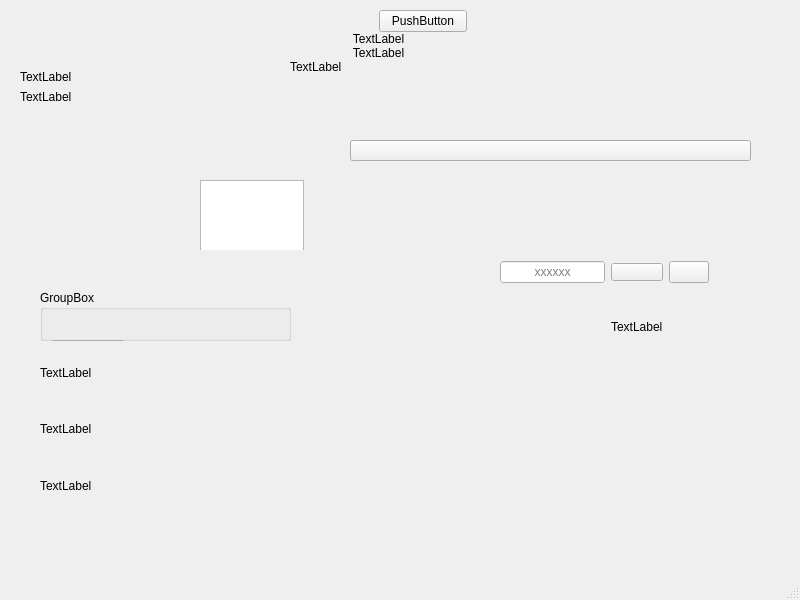
<?xml version="1.0" encoding="UTF-8"?>
<ui version="4.0">
 <class>MainWindow</class>
 <widget class="QMainWindow" name="MainWindow">
  <property name="geometry">
   <rect>
    <x>0</x>
    <y>0</y>
    <width>800</width>
    <height>600</height>
   </rect>
  </property>
  <property name="windowTitle">
   <string>MainWindow</string>
  </property>
  <property name="styleSheet">
   <string notr="true"/>
  </property>
  <widget class="QWidget" name="centralwidget">
   <property name="sizePolicy">
    <sizepolicy hsizetype="Fixed" vsizetype="Fixed">
     <horstretch>0</horstretch>
     <verstretch>0</verstretch>
    </sizepolicy>
   </property>
   <property name="styleSheet">
    <string notr="true"/>
   </property>
   <widget class="QWidget" name="formLayoutWidget">
    <property name="geometry">
     <rect>
      <x>290</x>
      <y>10</y>
      <width>177</width>
      <height>80</height>
     </rect>
    </property>
    <layout class="QFormLayout" name="formLayout">
     <property name="sizeConstraint">
      <enum>QLayout::SetMinAndMaxSize</enum>
     </property>
     <property name="fieldGrowthPolicy">
      <enum>QFormLayout::AllNonFixedFieldsGrow</enum>
     </property>
     <property name="rowWrapPolicy">
      <enum>QFormLayout::WrapAllRows</enum>
     </property>
     <property name="horizontalSpacing">
      <number>0</number>
     </property>
     <property name="verticalSpacing">
      <number>0</number>
     </property>
     <item row="0" column="1">
      <layout class="QHBoxLayout" name="horizontalLayout_2">
       <item>
        <widget class="QLabel" name="label_7">
         <property name="text">
          <string/>
         </property>
        </widget>
       </item>
       <item>
        <widget class="QPushButton" name="pushButton">
         <property name="text">
          <string>PushButton</string>
         </property>
        </widget>
       </item>
      </layout>
     </item>
     <item row="1" column="1">
      <widget class="QLabel" name="label_3">
       <property name="text">
        <string>TextLabel</string>
       </property>
       <property name="alignment">
        <set>Qt::AlignCenter</set>
       </property>
      </widget>
     </item>
     <item row="2" column="1">
      <widget class="QLabel" name="label_2">
       <property name="enabled">
        <bool>true</bool>
       </property>
       <property name="text">
        <string>TextLabel</string>
       </property>
       <property name="alignment">
        <set>Qt::AlignCenter</set>
       </property>
      </widget>
     </item>
     <item row="3" column="1">
      <widget class="QLabel" name="label">
       <property name="text">
        <string>TextLabel</string>
       </property>
      </widget>
     </item>
    </layout>
   </widget>
   <widget class="QWidget" name="widget" native="true">
    <property name="geometry">
     <rect>
      <x>270</x>
      <y>170</y>
      <width>120</width>
      <height>80</height>
     </rect>
    </property>
    <property name="styleSheet">
     <string notr="true"/>
    </property>
   </widget>
   <widget class="QWidget" name="verticalLayoutWidget">
    <property name="geometry">
     <rect>
      <x>40</x>
      <y>290</y>
      <width>251</width>
      <height>221</height>
     </rect>
    </property>
    <layout class="QVBoxLayout" name="verticalLayout">
     <item>
      <layout class="QVBoxLayout" name="verticalLayout_2">
       <item>
        <widget class="QGroupBox" name="groupBox">
         <property name="title">
          <string>GroupBox</string>
         </property>
         <widget class="QPushButton" name="pushButton_4">
          <property name="geometry">
           <rect>
            <x>10</x>
            <y>50</y>
            <width>75</width>
            <height>23</height>
           </rect>
          </property>
          <property name="text">
           <string>PushButton</string>
          </property>
         </widget>
        </widget>
       </item>
      </layout>
     </item>
     <item>
      <widget class="QLabel" name="label_5">
       <property name="text">
        <string>TextLabel</string>
       </property>
      </widget>
     </item>
     <item>
      <widget class="QLabel" name="label_6">
       <property name="text">
        <string>TextLabel</string>
       </property>
      </widget>
     </item>
     <item>
      <widget class="QLabel" name="label_4">
       <property name="text">
        <string>TextLabel</string>
       </property>
      </widget>
     </item>
    </layout>
   </widget>
   <widget class="QWidget" name="widget_2" native="true">
    <property name="geometry">
     <rect>
      <x>200</x>
      <y>170</y>
      <width>120</width>
      <height>80</height>
     </rect>
    </property>
    <property name="sizePolicy">
     <sizepolicy hsizetype="Minimum" vsizetype="Preferred">
      <horstretch>0</horstretch>
      <verstretch>0</verstretch>
     </sizepolicy>
    </property>
    <widget class="QTextEdit" name="textEdit">
     <property name="geometry">
      <rect>
       <x>0</x>
       <y>10</y>
       <width>104</width>
       <height>71</height>
      </rect>
     </property>
    </widget>
   </widget>
   <widget class="QWidget" name="gridLayoutWidget">
    <property name="geometry">
     <rect>
      <x>500</x>
      <y>230</y>
      <width>209</width>
      <height>136</height>
     </rect>
    </property>
    <layout class="QGridLayout" name="gridLayout">
     <item row="0" column="0">
      <widget class="QLineEdit" name="lineEdit">
       <property name="autoFillBackground">
        <bool>true</bool>
       </property>
       <property name="styleSheet">
        <string notr="true"/>
       </property>
       <property name="alignment">
        <set>Qt::AlignCenter</set>
       </property>
       <property name="placeholderText">
        <string>xxxxxx</string>
       </property>
      </widget>
     </item>
     <item row="1" column="1">
      <widget class="QLabel" name="label_9">
       <property name="sizePolicy">
        <sizepolicy hsizetype="Fixed" vsizetype="Fixed">
         <horstretch>0</horstretch>
         <verstretch>0</verstretch>
        </sizepolicy>
       </property>
       <property name="text">
        <string>TextLabel</string>
       </property>
      </widget>
     </item>
     <item row="0" column="2">
      <widget class="QPushButton" name="pushButton_2">
       <property name="enabled">
        <bool>true</bool>
       </property>
       <property name="text">
        <string/>
       </property>
       <property name="icon">
        <iconset>
         <normaloff>../download.ico</normaloff>../download.ico</iconset>
       </property>
       <property name="autoDefault">
        <bool>false</bool>
       </property>
      </widget>
     </item>
     <item row="0" column="1">
      <widget class="QPushButton" name="pushButton_5">
       <property name="styleSheet">
        <string notr="true">height:10px;
width: 10px;</string>
       </property>
       <property name="text">
        <string/>
       </property>
       <property name="autoRepeatInterval">
        <number>100</number>
       </property>
      </widget>
     </item>
    </layout>
   </widget>
   <widget class="QPushButton" name="pushButton_3">
    <property name="geometry">
     <rect>
      <x>350</x>
      <y>140</y>
      <width>401</width>
      <height>21</height>
     </rect>
    </property>
    <property name="sizePolicy">
     <sizepolicy hsizetype="Maximum" vsizetype="Minimum">
      <horstretch>0</horstretch>
      <verstretch>0</verstretch>
     </sizepolicy>
    </property>
    <property name="styleSheet">
     <string notr="true"/>
    </property>
    <property name="text">
     <string/>
    </property>
    <property name="icon">
     <iconset>
      <normaloff>../download.ico</normaloff>../download.ico</iconset>
    </property>
   </widget>
   <widget class="QWidget" name="gridLayoutWidget_2">
    <property name="geometry">
     <rect>
      <x>540</x>
      <y>390</y>
      <width>160</width>
      <height>80</height>
     </rect>
    </property>
    <layout class="QGridLayout" name="gridLayout_2"/>
   </widget>
   <widget class="QWidget" name="formLayoutWidget_4">
    <property name="geometry">
     <rect>
      <x>20</x>
      <y>70</y>
      <width>160</width>
      <height>80</height>
     </rect>
    </property>
    <layout class="QFormLayout" name="formLayout_4">
     <item row="0" column="0" colspan="2">
      <layout class="QFormLayout" name="formLayout_2">
       <item row="0" column="0" colspan="2">
        <widget class="QLabel" name="label_10">
         <property name="text">
          <string>TextLabel</string>
         </property>
        </widget>
       </item>
      </layout>
     </item>
     <item row="1" column="0" colspan="2">
      <layout class="QFormLayout" name="formLayout_3">
       <item row="0" column="0">
        <widget class="QLabel" name="label_11">
         <property name="text">
          <string>TextLabel</string>
         </property>
        </widget>
       </item>
      </layout>
     </item>
    </layout>
   </widget>
  </widget>
  <widget class="QStatusBar" name="statusbar"/>
  <widget class="QMenuBar" name="menubar">
   <property name="geometry">
    <rect>
     <x>0</x>
     <y>0</y>
     <width>800</width>
     <height>21</height>
    </rect>
   </property>
  </widget>
 </widget>
 <resources/>
 <connections/>
</ui>
